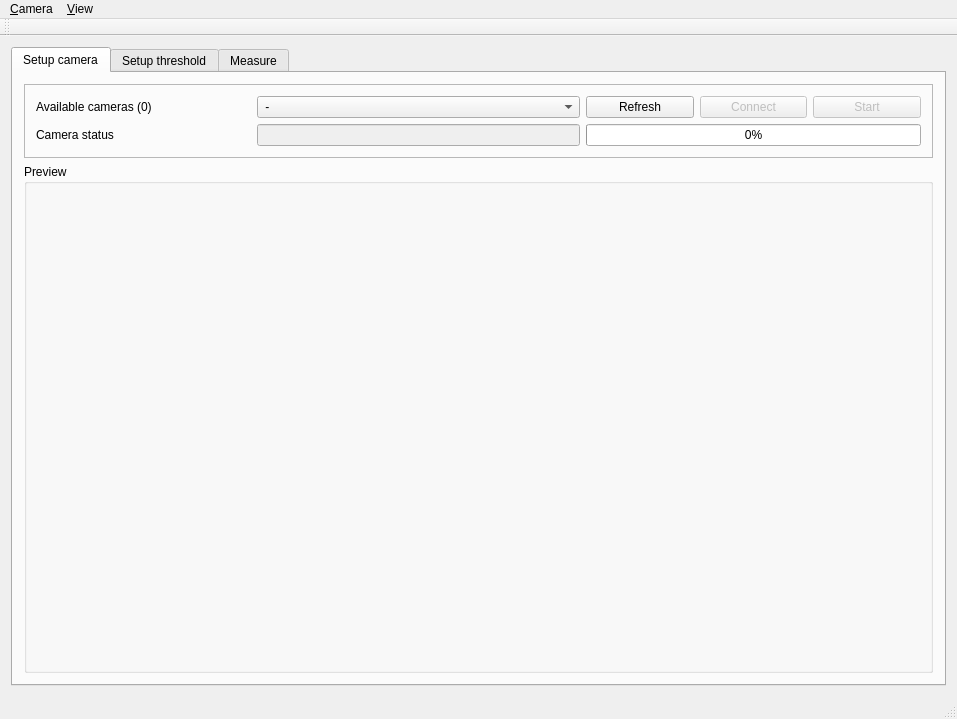
<?xml version="1.0" encoding="UTF-8"?>
<ui version="4.0">
 <class>MainWindow</class>
 <widget class="QMainWindow" name="MainWindow">
  <property name="enabled">
   <bool>true</bool>
  </property>
  <property name="geometry">
   <rect>
    <x>0</x>
    <y>0</y>
    <width>957</width>
    <height>719</height>
   </rect>
  </property>
  <property name="windowTitle">
   <string>LineMeasurer</string>
  </property>
  <property name="windowOpacity">
   <double>1.000000000000000</double>
  </property>
  <widget class="QWidget" name="centralWidget">
   <layout class="QGridLayout" name="gridLayout_3">
    <item row="0" column="0">
     <widget class="QTabWidget" name="TabPane">
      <property name="enabled">
       <bool>true</bool>
      </property>
      <property name="sizePolicy">
       <sizepolicy hsizetype="Expanding" vsizetype="Expanding">
        <horstretch>0</horstretch>
        <verstretch>0</verstretch>
       </sizepolicy>
      </property>
      <property name="minimumSize">
       <size>
        <width>127</width>
        <height>0</height>
       </size>
      </property>
      <property name="currentIndex">
       <number>0</number>
      </property>
      <widget class="QWidget" name="tabCameraSetup">
       <attribute name="title">
        <string>Setup camera</string>
       </attribute>
       <layout class="QVBoxLayout" name="verticalLayout">
        <item>
         <widget class="QFrame" name="frame_2">
          <property name="sizePolicy">
           <sizepolicy hsizetype="Preferred" vsizetype="Preferred">
            <horstretch>0</horstretch>
            <verstretch>0</verstretch>
           </sizepolicy>
          </property>
          <property name="frameShape">
           <enum>QFrame::StyledPanel</enum>
          </property>
          <property name="frameShadow">
           <enum>QFrame::Raised</enum>
          </property>
          <layout class="QGridLayout" name="gridLayout_2">
           <item row="0" column="0">
            <widget class="QLabel" name="labelAvailableCameras">
             <property name="sizePolicy">
              <sizepolicy hsizetype="Preferred" vsizetype="Preferred">
               <horstretch>2</horstretch>
               <verstretch>0</verstretch>
              </sizepolicy>
             </property>
             <property name="text">
              <string>Available cameras (0)</string>
             </property>
            </widget>
           </item>
           <item row="1" column="0">
            <widget class="QLabel" name="labelCameraInfo">
             <property name="text">
              <string>Camera status</string>
             </property>
            </widget>
           </item>
           <item row="0" column="2">
            <widget class="QComboBox" name="comboBoxCameraList">
             <property name="sizePolicy">
              <sizepolicy hsizetype="Preferred" vsizetype="Fixed">
               <horstretch>3</horstretch>
               <verstretch>0</verstretch>
              </sizepolicy>
             </property>
             <item>
              <property name="text">
               <string> - </string>
              </property>
             </item>
            </widget>
           </item>
           <item row="0" column="5">
            <widget class="QPushButton" name="buttonStart">
             <property name="enabled">
              <bool>false</bool>
             </property>
             <property name="sizePolicy">
              <sizepolicy hsizetype="Minimum" vsizetype="Fixed">
               <horstretch>1</horstretch>
               <verstretch>0</verstretch>
              </sizepolicy>
             </property>
             <property name="text">
              <string>Start</string>
             </property>
            </widget>
           </item>
           <item row="0" column="3">
            <widget class="QPushButton" name="buttonRefresh">
             <property name="sizePolicy">
              <sizepolicy hsizetype="Minimum" vsizetype="Fixed">
               <horstretch>1</horstretch>
               <verstretch>0</verstretch>
              </sizepolicy>
             </property>
             <property name="text">
              <string>Refresh</string>
             </property>
            </widget>
           </item>
           <item row="0" column="4">
            <widget class="QPushButton" name="buttonConnect">
             <property name="enabled">
              <bool>false</bool>
             </property>
             <property name="sizePolicy">
              <sizepolicy hsizetype="Minimum" vsizetype="Fixed">
               <horstretch>1</horstretch>
               <verstretch>0</verstretch>
              </sizepolicy>
             </property>
             <property name="text">
              <string>Connect</string>
             </property>
            </widget>
           </item>
           <item row="1" column="2">
            <widget class="QLineEdit" name="editCameraInfo">
             <property name="enabled">
              <bool>false</bool>
             </property>
             <property name="sizePolicy">
              <sizepolicy hsizetype="Expanding" vsizetype="Fixed">
               <horstretch>0</horstretch>
               <verstretch>0</verstretch>
              </sizepolicy>
             </property>
            </widget>
           </item>
           <item row="1" column="3" colspan="3">
            <widget class="QProgressBar" name="progressBarSetupCamera">
             <property name="value">
              <number>0</number>
             </property>
             <property name="orientation">
              <enum>Qt::Horizontal</enum>
             </property>
             <property name="invertedAppearance">
              <bool>false</bool>
             </property>
            </widget>
           </item>
          </layout>
         </widget>
        </item>
        <item>
         <widget class="QGroupBox" name="groupBoxPreviewCamera">
          <property name="sizePolicy">
           <sizepolicy hsizetype="Preferred" vsizetype="Preferred">
            <horstretch>0</horstretch>
            <verstretch>1</verstretch>
           </sizepolicy>
          </property>
          <property name="title">
           <string>Preview</string>
          </property>
          <layout class="QVBoxLayout" name="verticalLayout_4">
           <item>
            <widget class="QLabel" name="labelImageSetupCamera">
             <property name="sizePolicy">
              <sizepolicy hsizetype="Preferred" vsizetype="Preferred">
               <horstretch>0</horstretch>
               <verstretch>0</verstretch>
              </sizepolicy>
             </property>
             <property name="text">
              <string/>
             </property>
             <property name="alignment">
              <set>Qt::AlignCenter</set>
             </property>
            </widget>
           </item>
          </layout>
         </widget>
        </item>
       </layout>
      </widget>
      <widget class="QWidget" name="tabThreshSetup">
       <property name="enabled">
        <bool>true</bool>
       </property>
       <attribute name="title">
        <string>Setup threshold</string>
       </attribute>
       <layout class="QGridLayout" name="gridLayout">
        <item row="0" column="0">
         <widget class="QFrame" name="frame">
          <property name="sizePolicy">
           <sizepolicy hsizetype="Preferred" vsizetype="Preferred">
            <horstretch>3</horstretch>
            <verstretch>0</verstretch>
           </sizepolicy>
          </property>
          <property name="frameShape">
           <enum>QFrame::StyledPanel</enum>
          </property>
          <property name="frameShadow">
           <enum>QFrame::Raised</enum>
          </property>
          <layout class="QVBoxLayout" name="verticalLayout_2">
           <item>
            <widget class="QComboBox" name="comboBoxThresholdType">
             <item>
              <property name="text">
               <string>Binary threshold</string>
              </property>
             </item>
             <item>
              <property name="text">
               <string>Adaptive threshold</string>
              </property>
             </item>
            </widget>
           </item>
           <item>
            <widget class="QComboBox" name="comboBoxInverted">
             <property name="enabled">
              <bool>true</bool>
             </property>
             <item>
              <property name="text">
               <string>Normal (dark on light background)</string>
              </property>
             </item>
             <item>
              <property name="text">
               <string>Inverted (white on dark background)</string>
              </property>
             </item>
            </widget>
           </item>
           <item>
            <widget class="QGroupBox" name="groupBox">
             <property name="title">
              <string>Parameters</string>
             </property>
             <layout class="QVBoxLayout" name="verticalLayout_3">
              <item>
               <widget class="QLabel" name="labelArea">
                <property name="sizePolicy">
                 <sizepolicy hsizetype="Preferred" vsizetype="Preferred">
                  <horstretch>0</horstretch>
                  <verstretch>0</verstretch>
                 </sizepolicy>
                </property>
                <property name="text">
                 <string>Area of interrest</string>
                </property>
               </widget>
              </item>
              <item>
               <widget class="QSlider" name="horizontalSliderArea">
                <property name="enabled">
                 <bool>false</bool>
                </property>
                <property name="sizePolicy">
                 <sizepolicy hsizetype="Expanding" vsizetype="Fixed">
                  <horstretch>0</horstretch>
                  <verstretch>0</verstretch>
                 </sizepolicy>
                </property>
                <property name="minimum">
                 <number>3</number>
                </property>
                <property name="singleStep">
                 <number>2</number>
                </property>
                <property name="orientation">
                 <enum>Qt::Horizontal</enum>
                </property>
               </widget>
              </item>
              <item>
               <widget class="QSpinBox" name="spinBoxArea">
                <property name="enabled">
                 <bool>false</bool>
                </property>
                <property name="minimum">
                 <number>3</number>
                </property>
                <property name="singleStep">
                 <number>2</number>
                </property>
               </widget>
              </item>
              <item>
               <widget class="QLabel" name="labelOffset">
                <property name="text">
                 <string>Offset</string>
                </property>
               </widget>
              </item>
              <item>
               <widget class="QSlider" name="horizontalSliderOffset">
                <property name="maximum">
                 <number>255</number>
                </property>
                <property name="orientation">
                 <enum>Qt::Horizontal</enum>
                </property>
               </widget>
              </item>
              <item>
               <widget class="QSpinBox" name="spinBoxOffset">
                <property name="maximum">
                 <number>255</number>
                </property>
               </widget>
              </item>
              <item>
               <widget class="QLabel" name="label_gridSize">
                <property name="text">
                 <string>Grid size</string>
                </property>
               </widget>
              </item>
              <item>
               <widget class="QSpinBox" name="spinBoxGridSize">
                <property name="enabled">
                 <bool>false</bool>
                </property>
                <property name="minimum">
                 <number>100</number>
                </property>
                <property name="maximum">
                 <number>1000</number>
                </property>
               </widget>
              </item>
              <item>
               <widget class="QDial" name="dialGridSize">
                <property name="enabled">
                 <bool>true</bool>
                </property>
                <property name="sizePolicy">
                 <sizepolicy hsizetype="Preferred" vsizetype="Preferred">
                  <horstretch>0</horstretch>
                  <verstretch>0</verstretch>
                 </sizepolicy>
                </property>
                <property name="minimum">
                 <number>100</number>
                </property>
                <property name="maximum">
                 <number>1000</number>
                </property>
                <property name="singleStep">
                 <number>50</number>
                </property>
                <property name="pageStep">
                 <number>200</number>
                </property>
                <property name="invertedAppearance">
                 <bool>false</bool>
                </property>
                <property name="invertedControls">
                 <bool>false</bool>
                </property>
               </widget>
              </item>
              <item>
               <widget class="QCheckBox" name="checkBoxShowGrid">
                <property name="text">
                 <string>Show Grid</string>
                </property>
               </widget>
              </item>
              <item>
               <widget class="QCheckBox" name="checkBoxShowRoi">
                <property name="text">
                 <string>Shor Region of Interrest (ROI)</string>
                </property>
               </widget>
              </item>
              <item>
               <widget class="QLabel" name="labelMinContourArea">
                <property name="text">
                 <string>Minimal Blob size</string>
                </property>
               </widget>
              </item>
              <item>
               <widget class="QSpinBox" name="spinBoxBlobSize">
                <property name="minimum">
                 <number>10</number>
                </property>
                <property name="maximum">
                 <number>1000</number>
                </property>
                <property name="singleStep">
                 <number>10</number>
                </property>
                <property name="value">
                 <number>100</number>
                </property>
               </widget>
              </item>
              <item>
               <widget class="QSlider" name="horizontalSliderBlobSize">
                <property name="minimum">
                 <number>10</number>
                </property>
                <property name="maximum">
                 <number>1000</number>
                </property>
                <property name="singleStep">
                 <number>10</number>
                </property>
                <property name="pageStep">
                 <number>100</number>
                </property>
                <property name="value">
                 <number>100</number>
                </property>
                <property name="orientation">
                 <enum>Qt::Horizontal</enum>
                </property>
               </widget>
              </item>
             </layout>
            </widget>
           </item>
          </layout>
         </widget>
        </item>
        <item row="0" column="1">
         <widget class="QGroupBox" name="groupBoxPreviewThreshold">
          <property name="sizePolicy">
           <sizepolicy hsizetype="Preferred" vsizetype="Preferred">
            <horstretch>7</horstretch>
            <verstretch>0</verstretch>
           </sizepolicy>
          </property>
          <property name="title">
           <string>Preview</string>
          </property>
          <layout class="QVBoxLayout" name="verticalLayout_5">
           <item>
            <widget class="QLabel" name="labelImageSetupThreshold">
             <property name="sizePolicy">
              <sizepolicy hsizetype="Preferred" vsizetype="Preferred">
               <horstretch>6</horstretch>
               <verstretch>0</verstretch>
              </sizepolicy>
             </property>
             <property name="text">
              <string>Image From Camera</string>
             </property>
             <property name="alignment">
              <set>Qt::AlignCenter</set>
             </property>
            </widget>
           </item>
          </layout>
         </widget>
        </item>
       </layout>
      </widget>
      <widget class="QWidget" name="tabMeasure">
       <property name="enabled">
        <bool>true</bool>
       </property>
       <attribute name="title">
        <string>Measure</string>
       </attribute>
       <layout class="QGridLayout" name="gridLayout_4">
        <item row="2" column="4">
         <widget class="QLabel" name="labelInaccuracy">
          <property name="text">
           <string>Inaccuracy</string>
          </property>
         </widget>
        </item>
        <item row="0" column="0" colspan="6">
         <widget class="QLabel" name="labelMeasure">
          <property name="sizePolicy">
           <sizepolicy hsizetype="Preferred" vsizetype="Preferred">
            <horstretch>0</horstretch>
            <verstretch>1</verstretch>
           </sizepolicy>
          </property>
          <property name="text">
           <string>Image goes here</string>
          </property>
          <property name="alignment">
           <set>Qt::AlignCenter</set>
          </property>
         </widget>
        </item>
        <item row="2" column="0">
         <widget class="QLabel" name="label">
          <property name="text">
           <string>Measured average width</string>
          </property>
         </widget>
        </item>
        <item row="2" column="2">
         <widget class="QLabel" name="labelLinesFound">
          <property name="text">
           <string>Blobs Found</string>
          </property>
         </widget>
        </item>
        <item row="2" column="5">
         <widget class="QLineEdit" name="editInaccuracy">
          <property name="enabled">
           <bool>false</bool>
          </property>
          <property name="font">
           <font>
            <family>DejaVu Sans Mono</family>
            <pointsize>12</pointsize>
            <weight>75</weight>
            <bold>true</bold>
           </font>
          </property>
         </widget>
        </item>
        <item row="2" column="1">
         <widget class="QLineEdit" name="editAvgWidth">
          <property name="font">
           <font>
            <family>DejaVu Sans Mono</family>
            <pointsize>12</pointsize>
            <weight>75</weight>
            <bold>true</bold>
           </font>
          </property>
         </widget>
        </item>
        <item row="2" column="3">
         <widget class="QLineEdit" name="editBlobsFound">
          <property name="font">
           <font>
            <family>DejaVu Sans Mono</family>
            <pointsize>12</pointsize>
            <weight>75</weight>
            <bold>true</bold>
           </font>
          </property>
         </widget>
        </item>
       </layout>
      </widget>
     </widget>
    </item>
   </layout>
  </widget>
  <widget class="QMenuBar" name="menuBar">
   <property name="geometry">
    <rect>
     <x>0</x>
     <y>0</y>
     <width>957</width>
     <height>20</height>
    </rect>
   </property>
   <widget class="QMenu" name="menuCamera">
    <property name="title">
     <string>&amp;Camera</string>
    </property>
    <addaction name="actionRefresh"/>
    <addaction name="separator"/>
    <addaction name="actionConnect"/>
    <addaction name="actionDisconnect"/>
    <addaction name="separator"/>
    <addaction name="actionRecord"/>
    <addaction name="actionOpen"/>
    <addaction name="separator"/>
    <addaction name="actionExit"/>
   </widget>
   <widget class="QMenu" name="menuTools">
    <property name="title">
     <string>&amp;View</string>
    </property>
    <addaction name="action_Zoom_in"/>
    <addaction name="actionZoom_Out"/>
    <addaction name="separator"/>
   </widget>
   <addaction name="menuCamera"/>
   <addaction name="menuTools"/>
  </widget>
  <widget class="QToolBar" name="mainToolBar">
   <attribute name="toolBarArea">
    <enum>TopToolBarArea</enum>
   </attribute>
   <attribute name="toolBarBreak">
    <bool>false</bool>
   </attribute>
  </widget>
  <widget class="QStatusBar" name="statusBar"/>
  <action name="actionRefresh">
   <property name="text">
    <string>&amp;Refresh</string>
   </property>
   <property name="shortcut">
    <string>Ctrl+R</string>
   </property>
  </action>
  <action name="actionConnect">
   <property name="enabled">
    <bool>false</bool>
   </property>
   <property name="text">
    <string>Connect</string>
   </property>
  </action>
  <action name="actionDisconnect">
   <property name="enabled">
    <bool>false</bool>
   </property>
   <property name="text">
    <string>Disconnect</string>
   </property>
  </action>
  <action name="actionRecord">
   <property name="enabled">
    <bool>false</bool>
   </property>
   <property name="text">
    <string>Record</string>
   </property>
  </action>
  <action name="actionOpen">
   <property name="enabled">
    <bool>false</bool>
   </property>
   <property name="text">
    <string>Open</string>
   </property>
  </action>
  <action name="actionExit">
   <property name="text">
    <string>&amp;Exit</string>
   </property>
  </action>
  <action name="action_Zoom_in">
   <property name="text">
    <string>Zoom &amp;In</string>
   </property>
   <property name="shortcut">
    <string>+</string>
   </property>
  </action>
  <action name="actionZoom_Out">
   <property name="text">
    <string>Zoom &amp;Out</string>
   </property>
   <property name="shortcut">
    <string>-</string>
   </property>
  </action>
 </widget>
 <layoutdefault spacing="6" margin="11"/>
 <resources/>
 <connections>
  <connection>
   <sender>horizontalSliderArea</sender>
   <signal>valueChanged(int)</signal>
   <receiver>spinBoxArea</receiver>
   <slot>setValue(int)</slot>
   <hints>
    <hint type="sourcelabel">
     <x>215</x>
     <y>229</y>
    </hint>
    <hint type="destinationlabel">
     <x>215</x>
     <y>259</y>
    </hint>
   </hints>
  </connection>
  <connection>
   <sender>spinBoxArea</sender>
   <signal>valueChanged(int)</signal>
   <receiver>horizontalSliderArea</receiver>
   <slot>setValue(int)</slot>
   <hints>
    <hint type="sourcelabel">
     <x>270</x>
     <y>259</y>
    </hint>
    <hint type="destinationlabel">
     <x>270</x>
     <y>229</y>
    </hint>
   </hints>
  </connection>
  <connection>
   <sender>spinBoxOffset</sender>
   <signal>valueChanged(int)</signal>
   <receiver>horizontalSliderOffset</receiver>
   <slot>setValue(int)</slot>
   <hints>
    <hint type="sourcelabel">
     <x>219</x>
     <y>344</y>
    </hint>
    <hint type="destinationlabel">
     <x>219</x>
     <y>314</y>
    </hint>
   </hints>
  </connection>
  <connection>
   <sender>horizontalSliderOffset</sender>
   <signal>valueChanged(int)</signal>
   <receiver>spinBoxOffset</receiver>
   <slot>setValue(int)</slot>
   <hints>
    <hint type="sourcelabel">
     <x>264</x>
     <y>314</y>
    </hint>
    <hint type="destinationlabel">
     <x>264</x>
     <y>344</y>
    </hint>
   </hints>
  </connection>
  <connection>
   <sender>dialGridSize</sender>
   <signal>valueChanged(int)</signal>
   <receiver>spinBoxGridSize</receiver>
   <slot>setValue(int)</slot>
   <hints>
    <hint type="sourcelabel">
     <x>190</x>
     <y>515</y>
    </hint>
    <hint type="destinationlabel">
     <x>186</x>
     <y>409</y>
    </hint>
   </hints>
  </connection>
  <connection>
   <sender>horizontalSliderBlobSize</sender>
   <signal>valueChanged(int)</signal>
   <receiver>spinBoxBlobSize</receiver>
   <slot>setValue(int)</slot>
   <hints>
    <hint type="sourcelabel">
     <x>118</x>
     <y>645</y>
    </hint>
    <hint type="destinationlabel">
     <x>120</x>
     <y>627</y>
    </hint>
   </hints>
  </connection>
  <connection>
   <sender>spinBoxBlobSize</sender>
   <signal>valueChanged(int)</signal>
   <receiver>horizontalSliderBlobSize</receiver>
   <slot>setValue(int)</slot>
   <hints>
    <hint type="sourcelabel">
     <x>214</x>
     <y>621</y>
    </hint>
    <hint type="destinationlabel">
     <x>213</x>
     <y>648</y>
    </hint>
   </hints>
  </connection>
 </connections>
</ui>
